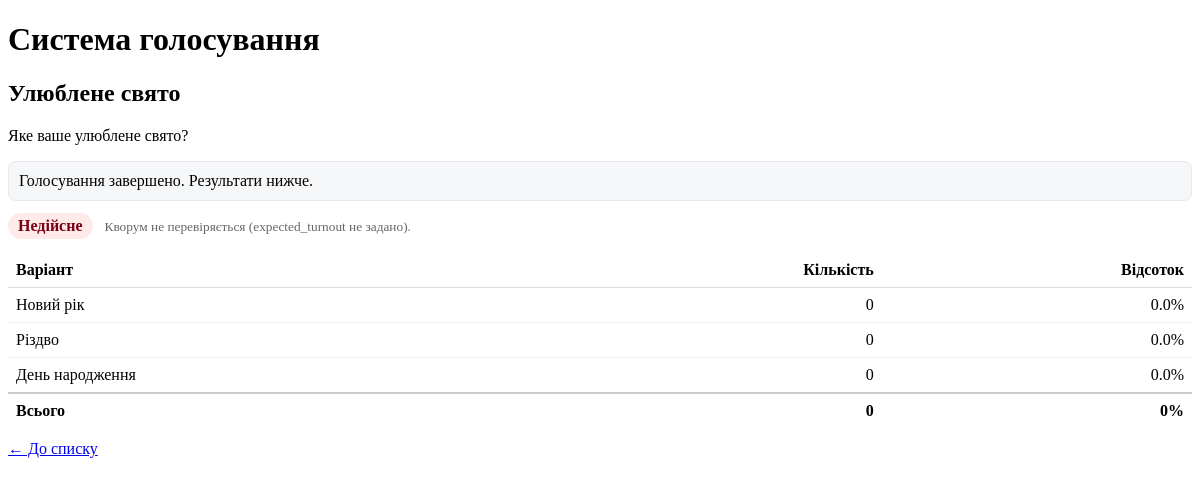
Page /polls/9/ on the earlier database version.
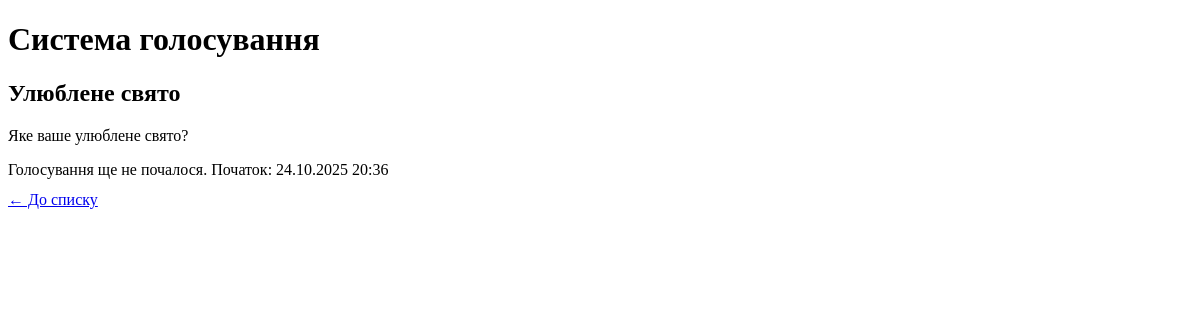
Same page on the later database version.
### polls/models.py (models this page shows, shortened)
class PollOption(models.Model):
    poll = models.ForeignKey(
        'Poll',
        on_delete=models.CASCADE,
        related_name='options',
    )
    text = models.CharField(max_length=300)
    order = models.PositiveIntegerField(blank=True, null=True)
    class Meta:
        ordering = ["poll_id", "order"]
        unique_together = [("poll", "order")]

class Poll(models.Model):
    class Status(models.TextChoices):
        DRAFT = "draft", "Draft"
        ACTIVE = "active", "Active"
        COMPLETED = "completed", "Completed"
    title = models.CharField(max_length=200)                    # Назва
    short_description = models.CharField(max_length=500, blank=True)  # Короткий опис
    start_at = models.DateTimeField(null=True, blank=True)      # Дата початку
    end_at = models.DateTimeField(null=True, blank=True)        # Дата закінчення
    can_change_vote = models.BooleanField(default=False)        # дозволяти/ні зміну голосу
    quorum = models.PositiveSmallIntegerField(                  # кворум у %, 0–100
        help_text="Кворум у відсотках (0–100).",
    )
    expected_turnout = models.PositiveIntegerField(null=True, blank=True, help_text="Очікуваний корпус виборців (шт.).")
    status = models.CharField(
        max_length=10,
        choices=Status.choices,
        default=Status.DRAFT,
    )
    admin = models.ForeignKey(                                  # власник (admin_id)
        settings.AUTH_USER_MODEL,
        on_delete=models.CASCADE,
        related_name="owned_polls",
    )
    created_at = models.DateTimeField(auto_now_add=True)
    updated_at = models.DateTimeField(auto_now=True)
    class Meta:
        ordering = ["-created_at"]
        constraints = [
            models.CheckConstraint(
                check=models.Q(quorum__gte=0) & models.Q(quorum__lte=100),
                name="poll_quorum_between_0_and_100",
            )
        ]

### polls/views.py (the view, shortened to what this page needs)
# urls.py: path("<int:pk>/", views.PollDetailView.as_view(), name="detail"),
class PollDetailView(DetailView):
    model = Poll
    template_name = "polls/detail.html"
    context_object_name = "poll"
    def get_queryset(self):
        now = timezone.now()
        return (Poll.objects
                .select_related("admin")
                .prefetch_related("options"))
    def get_context_data(self, **kwargs):
        ctx = super().get_context_data(**kwargs)
        poll = self.object
        now = timezone.now()
        before_start = poll.start_at is not None and now < poll.start_at
        is_finished = (
            poll.status == Poll.Status.COMPLETED or
            (poll.end_at is not None and poll.end_at <= now)
        )
        ctx["before_start"] = before_start
        ctx["is_finished"] = is_finished
        user_has_voted = False
        can_change_for_user = False
        if not before_start and not is_finished and self.request.user.is_authenticated:
            col = get_votes_collection()
            uid = get_user_id_for_request(self.request)
            existing = col.find_one({"poll_id": int(poll.pk), "user_id": uid})
            user_has_voted = existing is not None
            can_change_for_user = _can_change_for_user(poll, self.request.user)
        ctx["user_has_voted"] = user_has_voted
        ctx["can_change_for_user"] = can_change_for_user
        ctx["show_already_voted_banner"] = bool(user_has_voted and not can_change_for_user)
        if is_finished:
            totals = tally_poll(poll)
            is_valid, validity_note = check_validity(poll, totals["total"])
            ctx["totals"] = totals
            ctx["is_valid"] = is_valid
            ctx["validity_note"] = validity_note
        elif not before_start:
            ctx["form"] = VoteForm(poll=poll)  # форму показуємо лише в активний період
        return ctx

### polls/mongo.py (called while the page is built, shortened)
def get_votes_collection():
    global _client, _votes_col
    return _votes_col

### polls/services.py (called while the page is built)
def tally_poll(poll):
    col = get_votes_collection()
    pid = int(poll.pk)
    pipeline = [
        {"$match": {"poll_id": pid}},
        {"$group": {"_id": "$option_id", "count": {"$sum": 1}}},
    ]
    raw = list(col.aggregate(pipeline))
    counts = {int(doc["_id"]): int(doc["count"]) for doc in raw}
    total = sum(counts.values())
    rows = []
    for opt in poll.options.all().order_by("order", "id"):
        c = counts.get(int(opt.pk), 0)
        pct = Decimal("0.0")
        if total:
            pct = (Decimal(c) * 100 / Decimal(total)).quantize(Decimal("0.1"), rounding=ROUND_HALF_UP)
        rows.append({"option": opt, "count": c, "percent": pct})
    return {"total": total, "by_option": rows}

### templates/polls/detail.html (shortened to what this page needs)
{% extends "base.html" %}
{% block content %}
{% load polls_extras %}
<h2>{{ poll.title }}</h2>
{% if poll.short_description %}<p>{{ poll.short_description }}</p>{% endif %}
{% if before_start %}
  <div class="notice">Голосування ще не почалося. Початок: {{ poll.start_at|date:"d.m.Y H:i" }}</div>
{% elif is_finished %}
  <div style="padding:10px; margin-bottom:12px; background:#f6f7f9; border:1px solid #e5e7eb; border-radius:8px;">
    Голосування завершено. Результати нижче.
  </div>
  <div style="margin:6px 0 14px;">
    {% if is_valid %}
      <span style="display:inline-block;padding:4px 10px;border-radius:999px;background:#e6ffed;color:#046c4e;font-weight:600;">
        Дійсне
      </span>
    {% else %}
      <span style="display:inline-block;padding:4px 10px;border-radius:999px;background:#ffeaea;color:#7a0010;font-weight:600;">
        Недійсне
      </span>
    {% endif %}
    {% if validity_note %}<small style="margin-left:8px;color:#666;">{{ validity_note }}</small>{% endif %}
  </div>
  <table style="width:100%; border-collapse:collapse;">
    <thead>
      <tr>
        <th style="text-align:left; padding:8px; border-bottom:1px solid #ddd;">Варіант</th>
        <th style="text-align:right; padding:8px; border-bottom:1px solid #ddd;">Кількість</th>
        <th style="text-align:right; padding:8px; border-bottom:1px solid #ddd;">Відсоток</th>
      </tr>
    </thead>
    <tbody>
      {% for row in totals.by_option %}
      <tr>
        <td style="padding:8px; border-bottom:1px solid #f0f0f0;">{{ row.option.text }}</td>
        <td style="padding:8px; border-bottom:1px solid #f0f0f0; text-align:right;">{{ row.count }}</td>
        <td style="padding:8px; border-bottom:1px solid #f0f0f0; text-align:right;">{{ row.percent }}%</td>
      </tr>
      {% endfor %}
      <tr>
        <td style="padding:8px; border-top:2px solid #ccc; font-weight:600;">Всього</td>
        <td style="padding:8px; border-top:2px solid #ccc; text-align:right; font-weight:600;">{{ totals.total }}</td>
        <td style="padding:8px; border-top:2px solid #ccc; text-align:right; font-weight:600;">
          {% if totals.total %}100%{% else %}0%{% endif %}
        </td>
      </tr>
    </tbody>
  </table>
{% endif %}
<p style="margin-top:12px;"><a href="{% url 'polls:list' %}">← До списку</a></p>
{% endblock %}

Differences in the rows shown:
no longer on this page (row unchanged): PollOption: option.text "Новий рік", count "0", percent "0.0"
no longer on this page (row unchanged): PollOption: option.text "Різдво", count "0", percent "0.0"
no longer on this page (row unchanged): PollOption: option.text "День народження", count "0", percent "0.0"
changed Poll "Улюблене свято": start_at (not shown) → "24.10.2025 20:36"
Other differences:
{{ validity_note }}: "Кворум не перевіряється (expected_turnout не задано)." → (not shown)
{{ totals.total }}: "0" → (not shown)
text no longer shown: "Голосування завершено. Результати нижче. Недійсне Варіант Кількість Відсоток Всього 0%"
text now shown: "Голосування ще не почалося. Початок:"
